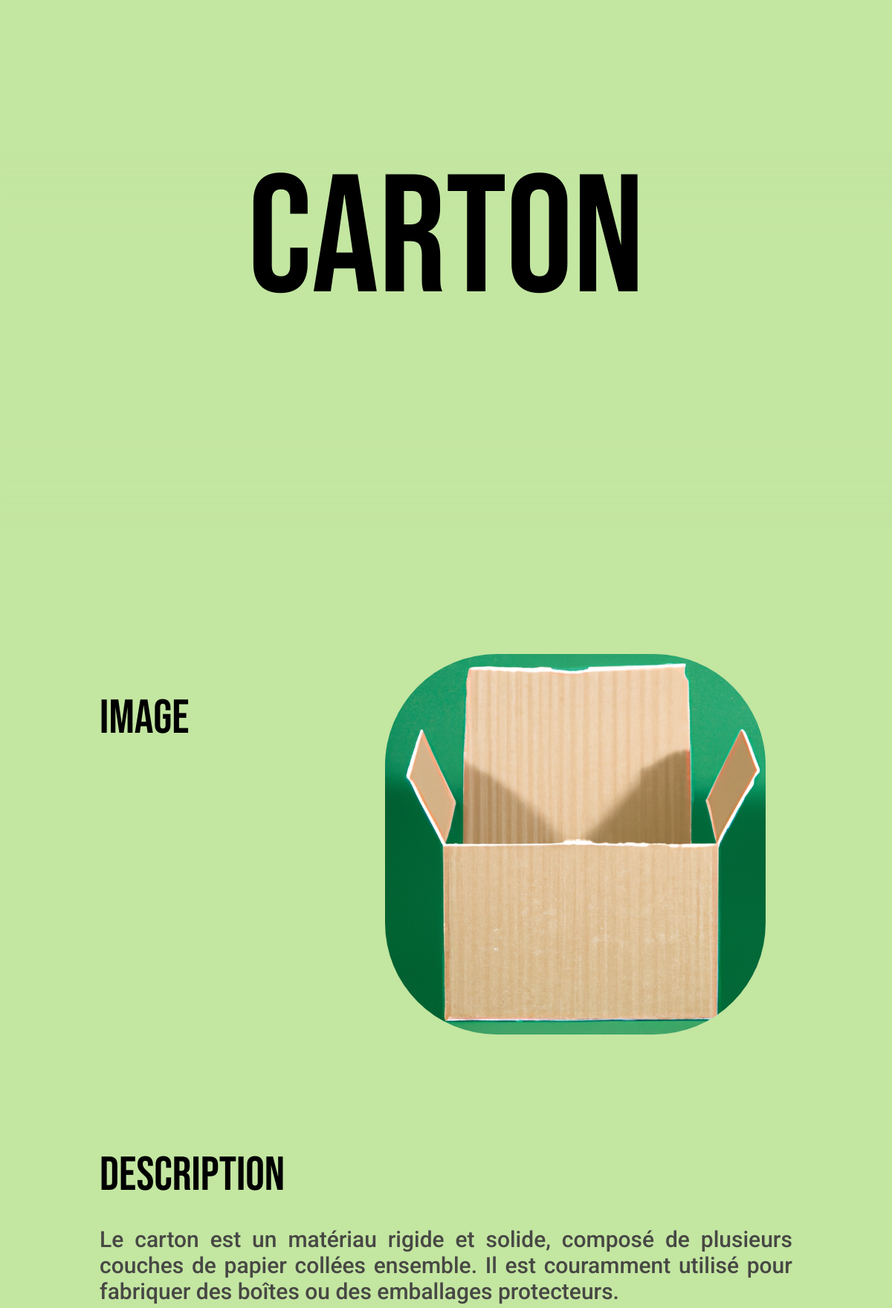
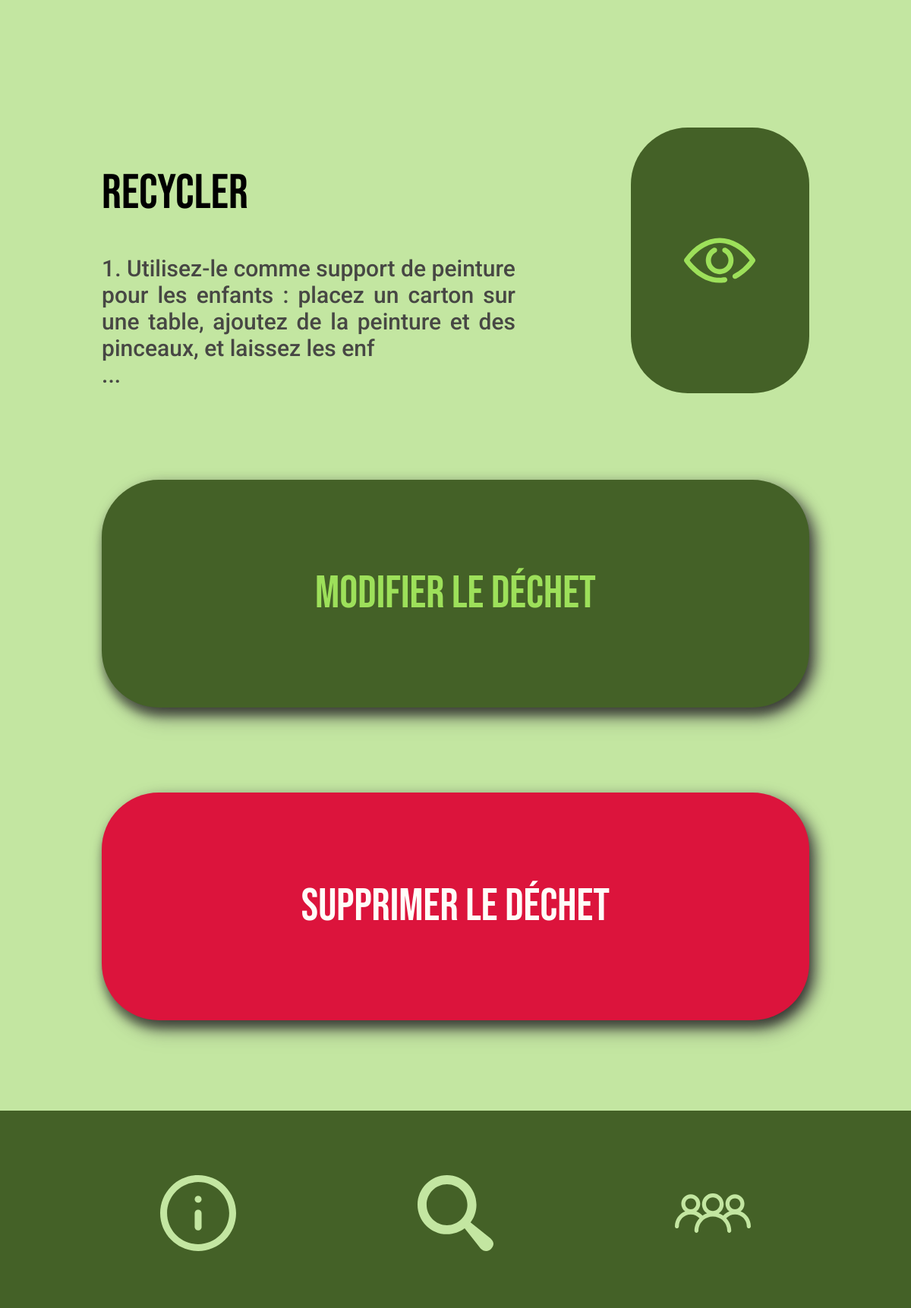
The page /waste/11 on the database its author committed (2 pictures, top to bottom).
### app/models.py (models this page shows, shortened)
class Waste(db.Model):
    id = db.Column(db.Integer, primary_key=True)
    name = db.Column(db.String(20), unique=True, nullable=False)
    description = db.Column(db.Text, nullable=False)
    list_recycling_possibilitites = db.Column(db.Text, nullable=False)
    nb_views = db.Column(db.Integer, nullable=False, default=0)
    last_viewed = db.Column(db.DateTime, nullable=False,
                            default=datetime.utcnow)

### app/wastes/routes.py (the view)
@wastes_bp.route('/waste/<int:waste_id>')
def waste(waste_id):
    waste = Waste.query.get_or_404(waste_id)
    waste.nb_views += 1
    waste.last_viewed = datetime.utcnow()
    db.session.commit()
    return render_template('waste.html', waste=waste, title=waste.name, location='waste')

### app/templates/waste.html (shortened to what this page needs)
{%extends "layout.html"%}
{% block head%}
<link rel="stylesheet" href="{{ url_for('static', filename='css/waste.css') }}">
{% endblock %}
{% block content %}
<div class="div-content-site">
    <nav class="navbar">
        <div class="navbar-blur"></div>
        <h1>{{waste.name}}</h1>
    </nav>
    <div class="image-container">
        <h2>Image</h2>
        <img class="image-waste" src="{{ url_for('static', filename='uploads/wastes/' + waste.name + '.png') }}"
            alt="Image">
    </div>
    <div class="description-container">
        <h2>Description</h2>
        <p>
            {% if waste.description[:400] != waste.description[:401] %}
        <p>{{ waste.description[:400] + ' ...' }}</p>
        {% else %}
        <p>{{ waste.description }}</p>
        {% endif %}
        </p>
    </div>
    <div class="list_recycling_possibilitites-container">
        <h2>Recycler</h2>
        <p>
            {% if waste.list_recycling_possibilitites[:150] != waste.list_recycling_possibilitites[:151] %}
            {% for item in waste.list_recycling_possibilitites[:150].split("\n") %}
            {{ item }}<br>
            {% endfor %}...
            {% else %}
            {% for item in waste.list_recycling_possibilitites.split("\n") %}
            {{ item }}<br>
            {% endfor %}
            {% endif %}
        </p>
        <a href="{{ url_for('wastes.waste_details', waste_id=waste.id) }}" class="list_recycling_possibilitites-refresh" target="_self">
            <img src="{{ url_for('static', filename='assets/icons/show_0.svg') }}" alt="Icon">
        </a>
    </div>
    <div class="update-waste">
        <a href="{{ url_for('wastes.update_waste', waste_id=waste.id) }}" target="_self">
            <h2>Modifier le déchet</h2>
        </a>
    </div>
    <div class="delete-waste">
        <a href="{{ url_for('wastes.delete_waste', waste_id=waste.id) }}" target="_self">
            <h2>Supprimer le déchet</h2>
        </a>
    </div>
    <div class="scroll-container-waste"></div>
</div>
{% endblock content %}

### app/static/css/main.css (style rules this page uses)
body { background-color: #C3E6A1; font-family: 'Roboto', sans-serif; }
.navbar, .navbar-search { position: fixed; left: 0%; width: 100%; top: 0%; z-index: 9998; margin: 0; }
.navbar { height: 650px; }
.navbar-blur, .navbar-search-blur { position: absolute; left: -4.63%; right: -4.63%; bottom: 0%; background: #C3E6A1; filter: blur(25px); }
.navbar-blur { top: 40%; }
.navbar h1, .navbar-search h1 { left: 0; right: 0; position: absolute; margin: auto; display: flex; align-items: center; justify-content: center; text-align: center; font-family: 'Bebas Neue'; font-style: normal; font-weight: 400; font-size: 225px; line-height: 270px; color: #000000; }
.navbar h1 { top: 5%; bottom: 5%; }
.div-content-site { position: relative; left: 0%; right: 0%; margin-top: 765px; margin-bottom: 260px; padding-bottom: 230px; }

### app/static/css/waste.css (style rules this page uses)
.image-container, .description-container, .list_recycling_possibilitites-container, .delete-waste, .update-waste, .details-container { position: absolute; left: 10.65%; right: 10.65%; }
.image-container { height: 500px; top: 115px; }
.description-container { height: 318px; top: 730px; }
.list_recycling_possibilitites-container { min-height: 350px; display: inline-block; margin-top: 1163px; }
.image-container h2, .description-container h2, .list_recycling_possibilitites-container h2, .details-container h2 { position: absolute; height: 67px; left: 0px; top: 0px; font-family: 'Bebas Neue'; font-style: normal; font-weight: 400; font-size: 64px; line-height: 77px; display: flex; align-items: center; color: #000000; }
.image-container h2 { width: 123px; }
.description-container h2, .list_recycling_possibilitites-container h2, .details-container h2 { width: 253px; }
.list_recycling_possibilitites-refresh { position: absolute; width: 235px; background: #446127; border-radius: 75px; display: flex; justify-content: center; }
.list_recycling_possibilitites-refresh { right: 0px; top: 0%; bottom: 0%; }
.list_recycling_possibilitites-refresh img { align-self: center; position: absolute; width: 40%; max-width: 136px; max-height: 150px; border-radius: 0; }
.image-waste { position: absolute; left: 41.18%; right: 0%; top: 0%; bottom: 0%; border-radius: 150px; }
.description-container p, .details-container p { left: 0%; right: 0%; top: 39.31%; bottom: 0%; }
.list_recycling_possibilitites-container p { left: 0%; right: 41.53%; top: 39.31%; bottom: 0%; }
.description-container p, .list_recycling_possibilitites-container p, .details-container p { position: absolute; font-family: 'Roboto'; font-style: normal; font-weight: 500; font-size: 30px; text-align: justify; line-height: 35px; color: #474744; }
.update-waste, .delete-waste { height: 300px; filter: drop-shadow(8px 8px 10px #474744); text-decoration: none; box-shadow: 0px 11px 11px rgba(0, 0, 0, 0.25); border-radius: 75px; }
.update-waste { top: 1627px; background: #446127; }
.delete-waste { top: 2039px; background: #DC143C; }
.delete-waste h2, .update-waste h2 { position: absolute; left: 2.94%; right: 2.94%; top: 38.67%; bottom: 39%; margin: auto; display: flex; align-items: center; justify-content: center; text-align: center; font-family: 'Bebas Neue'; font-style: normal; font-weight: 400; font-size: 60px; line-height: 72px; }
.delete-waste h2 { color: #FFFCF8; }
.update-waste h2 { color: #9DE05A; }
.scroll-container-waste { position: absolute; width: 100%; height: 375px; left: 0px; top: 2343px; }

### rows shown on the page
Waste: name "carton", name (picture), description "Le carton est un matériau rigide et solide, composé de plusieurs couches de papier collées ensemble. Il est couramment utilisé pour fabriquer des boîtes ou des emballages protecteurs."

### other values the page prints
{{ item }} "1. Utilisez-le comme support de peinture pour les enfants : placez un carton sur une table, ajoutez de la peinture et des pinceaux, et laissez les enf"
